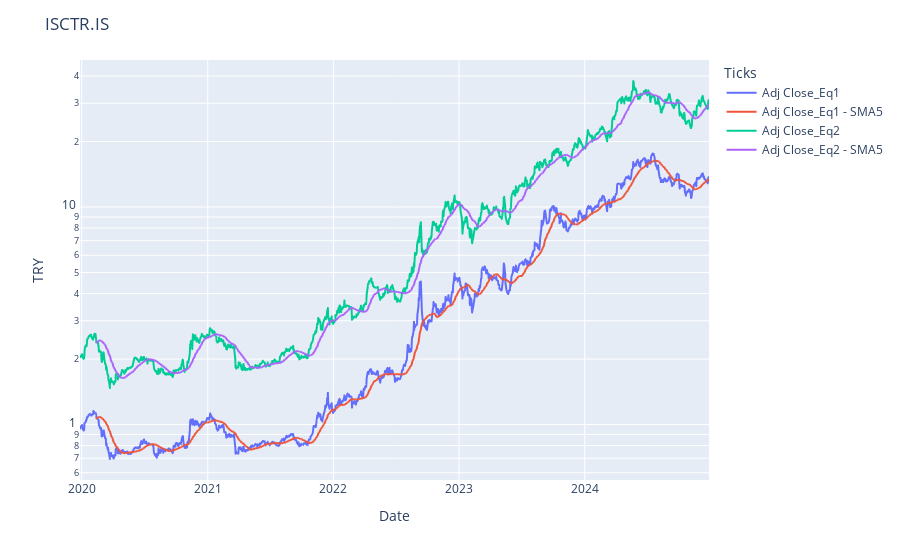

Notebook source saved alongside this figure:
### Code cell
SMA_range = 32
df['Adj Close_Eq1 - SMA5'] = df['Adj Close_Eq1'].rolling(SMA_range).mean()
df['Adj Close_Eq2 - SMA5'] = df['Adj Close_Eq2'].rolling(SMA_range).mean()
fig = px.line(df, x = 'Date', y = ['Adj Close_Eq1', 'Adj Close_Eq1 - SMA5', 'Adj Close_Eq2', 'Adj Close_Eq2 - SMA5'], log_y = True)
fig.update_layout(yaxis_title = f'TRY',
                  legend_title = 'Ticks', 
                  title = f'{banks[1]}')
fig.show()

### Figure 1 — Plotly figure (JSON) as saved in the notebook; plotly's stock layout.template omitted (floating-point values rounded to 4 significant figures; data arrays with more than 128 entries replaced by an {"elided": "..."} marker saying what was removed)
{"data": [{"hovertemplate": "variable=Adj Close_Eq1<br>Date=%{x}<br>value=%{y}<extra></extra>", "legendgroup": "Adj Close_Eq1", "line": {"color": "#636efa", "dash": "solid"}, "marker": {"symbol": "circle"}, "mode": "lines", "name": "Adj Close_Eq1", "showlegend": true, "type": "scattergl", "x": {"elided": "1252 str values"}, "xaxis": "x", "y": {"elided": "1252 float values"}, "yaxis": "y"}, {"hovertemplate": "variable=Adj Close_Eq1 - SMA5<br>Date=%{x}<br>value=%{y}<extra></extra>", "legendgroup": "Adj Close_Eq1 - SMA5", "line": {"color": "#EF553B", "dash": "solid"}, "marker": {"symbol": "circle"}, "mode": "lines", "name": "Adj Close_Eq1 - SMA5", "showlegend": true, "type": "scattergl", "x": {"elided": "1252 str values"}, "xaxis": "x", "y": {"elided": "1252 float values"}, "yaxis": "y"}, {"hovertemplate": "variable=Adj Close_Eq2<br>Date=%{x}<br>value=%{y}<extra></extra>", "legendgroup": "Adj Close_Eq2", "line": {"color": "#00cc96", "dash": "solid"}, "marker": {"symbol": "circle"}, "mode": "lines", "name": "Adj Close_Eq2", "showlegend": true, "type": "scattergl", "x": {"elided": "1252 str values"}, "xaxis": "x", "y": {"elided": "1252 float values"}, "yaxis": "y"}, {"hovertemplate": "variable=Adj Close_Eq2 - SMA5<br>Date=%{x}<br>value=%{y}<extra></extra>", "legendgroup": "Adj Close_Eq2 - SMA5", "line": {"color": "#ab63fa", "dash": "solid"}, "marker": {"symbol": "circle"}, "mode": "lines", "name": "Adj Close_Eq2 - SMA5", "showlegend": true, "type": "scattergl", "x": {"elided": "1252 str values"}, "xaxis": "x", "y": {"elided": "1252 float values"}, "yaxis": "y"}], "layout": {"legend": {"title": {"text": "Ticks"}, "tracegroupgap": 0}, "margin": {"t": 60}, "title": {"text": "ISCTR.IS"}, "xaxis": {"anchor": "y", "domain": [0, 1], "title": {"text": "Date"}}, "yaxis": {"anchor": "x", "domain": [0, 1], "title": {"text": "TRY"}, "type": "log"}}}
